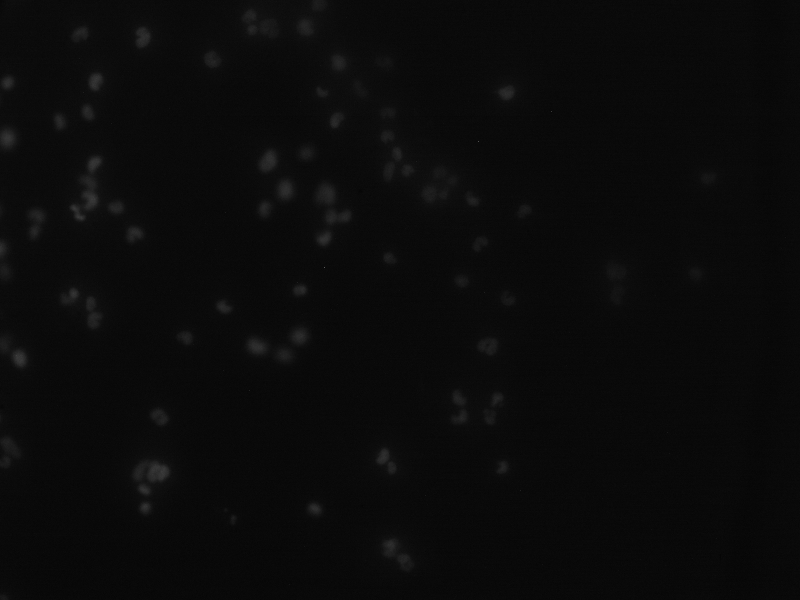
#> input picture Final IDCC-SAM/Dataset/IDCC_Images/Test/220909_GFP-AHPC_C_Ki67_F9_DAPI_ND1_20x.tiff, 800 x 600 px, found by its file name; its folder holds only this picture in this run
$ jupyter execute --allow-errors Apply_CLAHE_to_Test_Images_IDCC_SAM.ipynb
#> lines starting #> are read from the running program, lines starting #| are printed output that depends on the picture
## Mount GDrive

[cell 1]
from google.colab import drive
#> (the rest of this cell did not finish here and is left out)

[cell 2]
import cv2
import numpy as np
import matplotlib.pyplot as plt
import os
import pandas as pd

# Define input and output folders
input_folder = '/content/drive/MyDrive/Final IDCC-SAM/Dataset/IDCC_Images/Test/'
output_folder = '/content/drive/MyDrive/Final IDCC-SAM/Dataset/IDCC_Images/Test_clahe/'

# Create the output folder if it doesn't exist
if not os.path.exists(output_folder):
    os.makedirs(output_folder)

# Function to apply CLAHE preprocessing to an image and save it
def apply_clahe_and_save(input_image_path, output_image_path):
    # Read the original image
    original_image = cv2.imread(input_image_path)
#> original_image is the input picture: shape (600, 800, 3); min 5, max 89, mean 10.7

    # Convert the image to grayscale
    gray_image = cv2.cvtColor(original_image, cv2.COLOR_BGR2GRAY)

    # Create a CLAHE object
    clahe = cv2.createCLAHE(clipLimit=8.0, tileGridSize=(8, 8))

    # Apply CLAHE to the grayscale image
    adaptive_equalized_image = clahe.apply(gray_image)
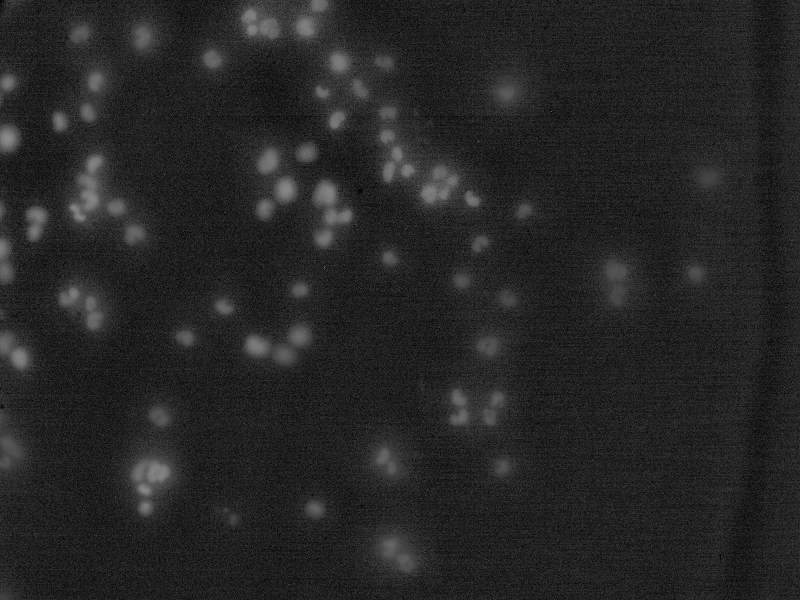
#> adaptive_equalized_image: shape (600, 800); min 4, max 140, mean 37.6

    # Convert the processed image back to BGR (if needed)
    adaptive_equalized_image_bgr = cv2.cvtColor(adaptive_equalized_image, cv2.COLOR_GRAY2BGR)

    # Save the processed image
    cv2.imwrite(output_image_path, adaptive_equalized_image_bgr)

# Apply CLAHE preprocessing to all images in the input folder and save them to the output folder
for filename in os.listdir(input_folder):
    input_image_path = os.path.join(input_folder, filename)
    output_image_path = os.path.join(output_folder, filename)
    apply_clahe_and_save(input_image_path, output_image_path)

# Select 3 random images for sanity check
#> (the rest of this cell did not finish here and is left out)


$ run again, on Final IDCC-SAM/Dataset/IDCC_Images/Test/220909_GFP-AHPC_C_Nestin_F1_Cy3_ND2_20x.tiff
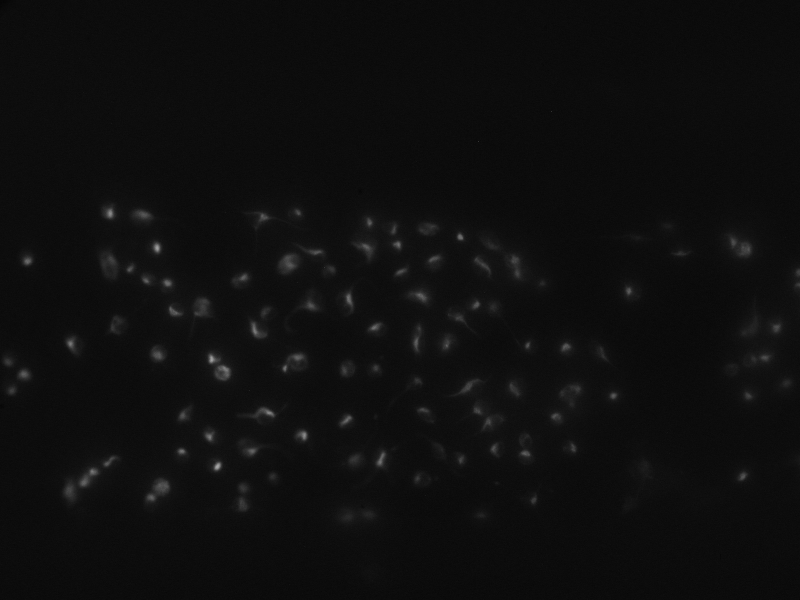
#> input picture Final IDCC-SAM/Dataset/IDCC_Images/Test/220909_GFP-AHPC_C_Nestin_F1_Cy3_ND2_20x.tiff, 800 x 600 px, found by its file name
#> in apply_clahe_and_save, original_image is the input picture: shape (600, 800, 3); min 5, max 166, mean 14.5
#> in apply_clahe_and_save, `adaptive_equalized_image = clahe.apply(gray_image)`:
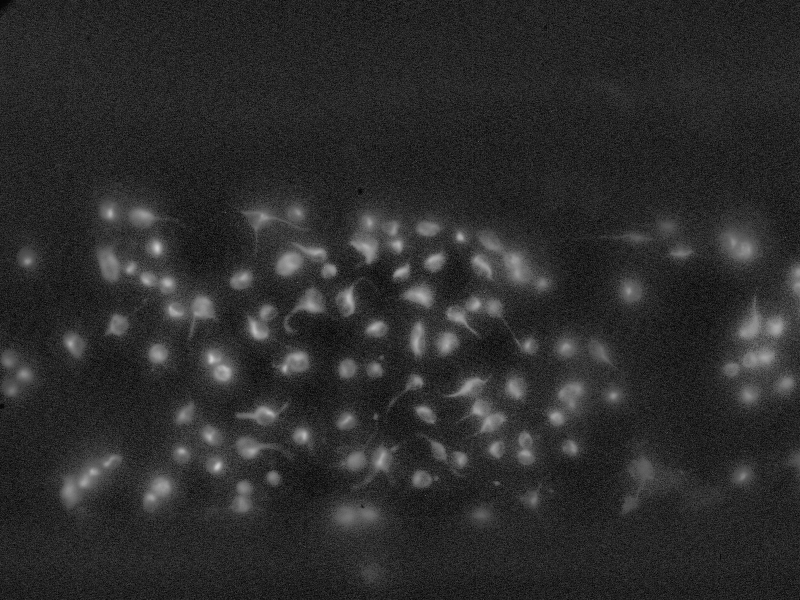
#> adaptive_equalized_image: shape (600, 800); min 5, max 205, mean 44.3

$ run again, on Final IDCC-SAM/Dataset/IDCC_Images/Test/220912_GFP-AHPC_A_Map2AB_F6_Cy3_ND2_20x.tiff
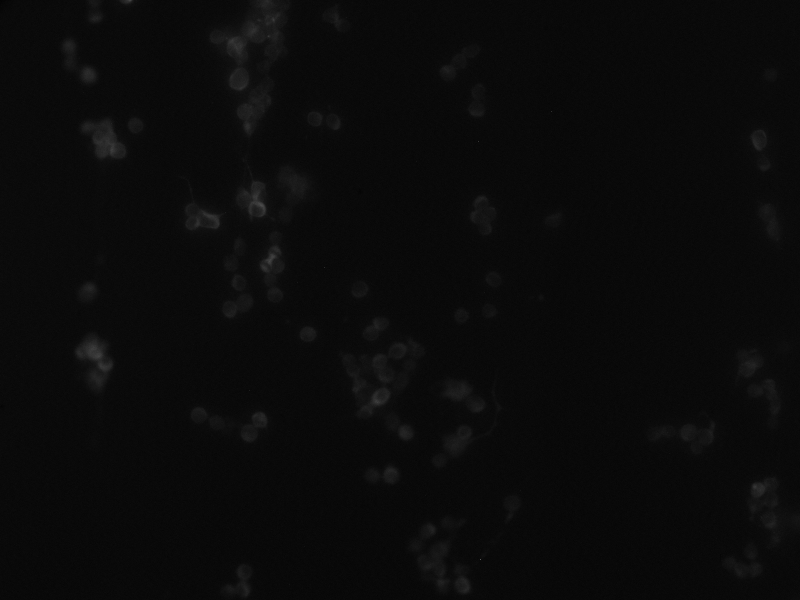
#> input picture Final IDCC-SAM/Dataset/IDCC_Images/Test/220912_GFP-AHPC_A_Map2AB_F6_Cy3_ND2_20x.tiff, 800 x 600 px, found by its file name
#> in apply_clahe_and_save, original_image is the input picture: shape (600, 800, 3); min 3, max 92, mean 10.6
#> in apply_clahe_and_save, `adaptive_equalized_image = clahe.apply(gray_image)`:
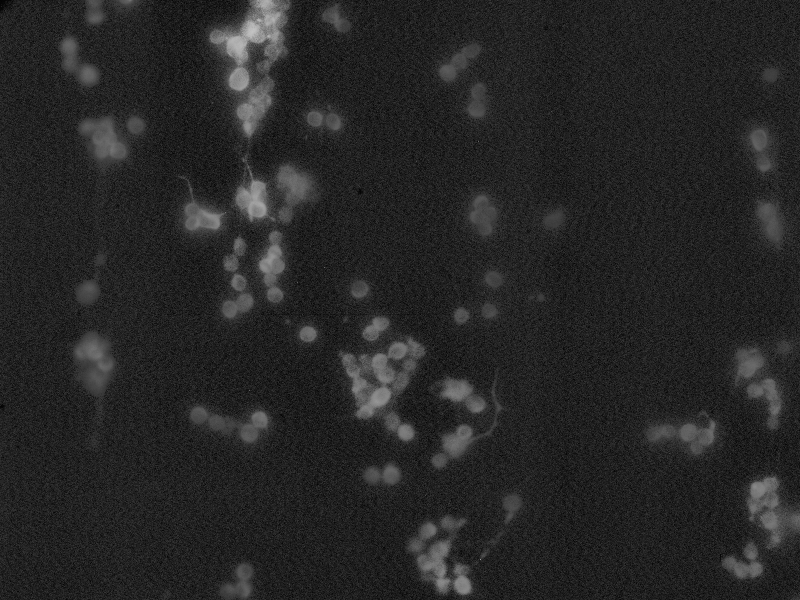
#> adaptive_equalized_image: shape (600, 800); min 3, max 195, mean 38.3
